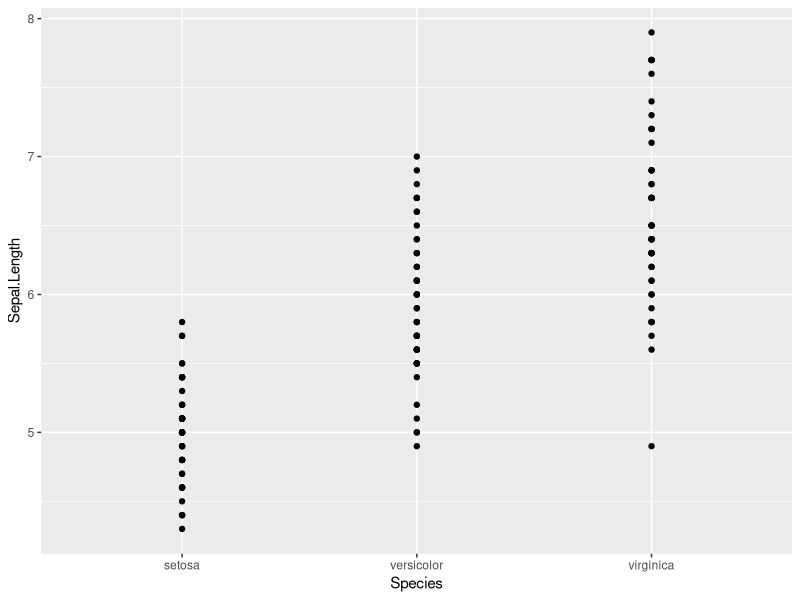
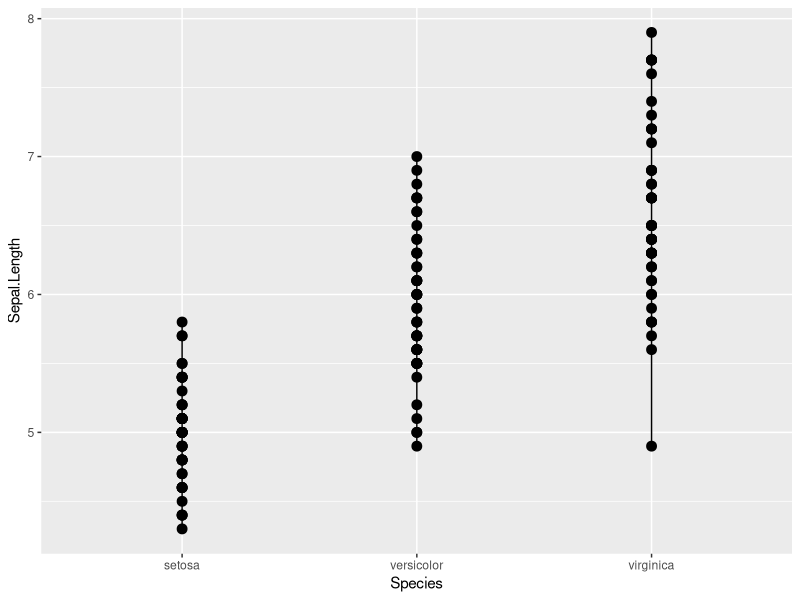
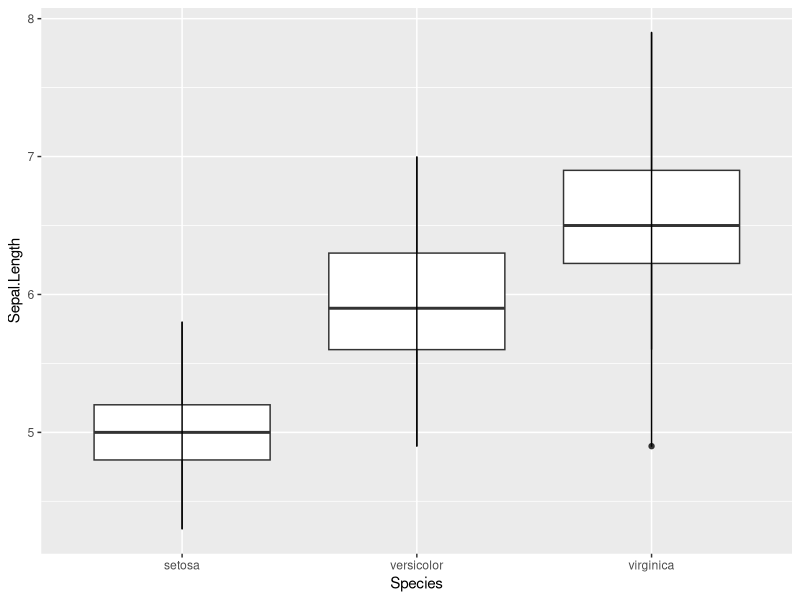
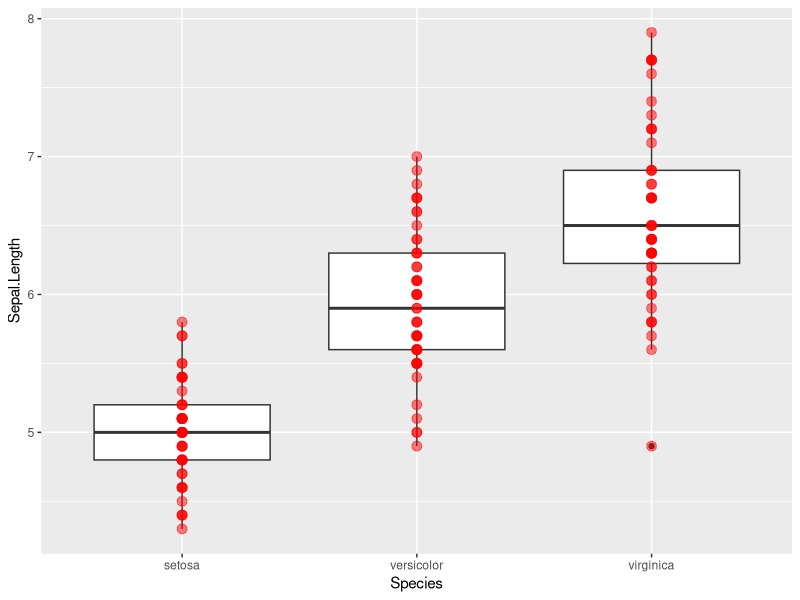
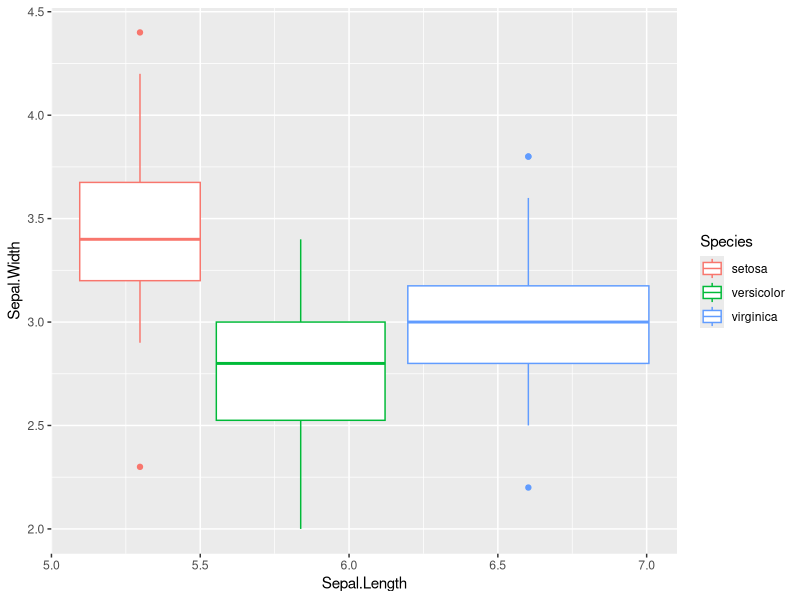
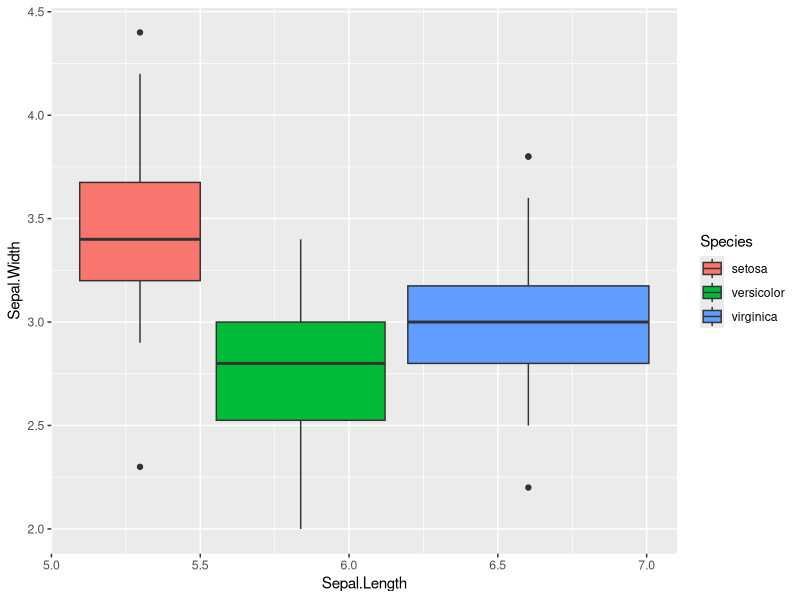

R code for these plots, in order: (Note: this script raises an error after producing the figures.)
#install packages
install.packages("ggplot2")
#import library
library(ggplot2)
# called or stored built in data set into the variable
x <- data("iris")
# plot the data on the graph using the ggplot 
ggplot(data = iris, mapping = aes(y=Sepal.Length,x =Species,
                                  xlab = "Sapel Length", ylab = "Species"),
       horiz = TRUE, ) + geom_point()

# plot the data on the graph using the ggplot 
ggplot(iris,aes(Species, Sepal.Length),
       horiz=TRUE)+geom_point(size = 3)+geom_line()

# plot the data on the graph using the ggplot 
ggplot(iris,aes(Species, Sepal.Length),
       horiz=TRUE)+geom_boxplot()+geom_line()

# plot the data on the graph using the ggplot 
ggplot(iris, aes(Species, Sepal.Length)) +
  geom_boxplot()+
  geom_point(size = 3,colour = "red",alpha=0.5)

# plot the data on the graph using the ggplot  
ggplot(iris, aes(Sepal.Length, Sepal.Width, colour = Species)) + geom_boxplot()

# plot the data on the graph using the ggplot 
ggplot(iris, aes (Sepal.Length, Sepal.Width, fill = Species)) + geom_boxplot() 
+ labs(x="length",y="width",title = "Species Data")

# plot the data on the graph using the ggplot 

ggplot(iris, aes (Sepal.Length, Sepal.Width, fill = Species)) + 
  geom_boxplot() + 
  labs(x="length", y="width", title = "Species Data")+theme_bw()+coord_flip()
+ggsave("ggplot1.tiff",units = "in",width = 8,height = 6,dpi = 300,compression = 'lzw')

ggplot(iris, aes (Sepal.Length, Sepal.Width, fill = Species)) + 
  geom_boxplot() + 
  labs(x="length", y="width", title = "Species Data")+theme_bw()
+ggsave("ggplot1.tiff",units = "in",width = 8,height = 6,dpi = 300,compression = 'lzw')
